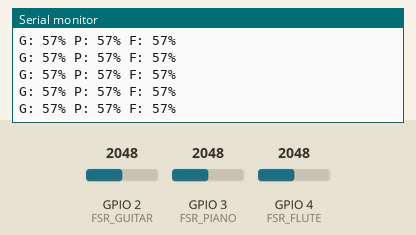
Simulated run of this program. Board: Seeed XIAO ESP32-C3. Shown: the last lines printed to the serial monitor. Inputs (shaded band) come from the test bench; at power-on: GPIO 2 (FSR_GUITAR) = 2048, GPIO 3 (FSR_PIANO) = 2048, GPIO 4 (FSR_FLUTE) = 2048 (analog values on the 0–4095 scale). Nothing arrives over Bluetooth unless stated; a phone connects over Bluetooth LE 3 s after start.

Above: at 3.2 s.
3.3 s: GPIO 2 (FSR_GUITAR) set to 3465
At 3.32 s:
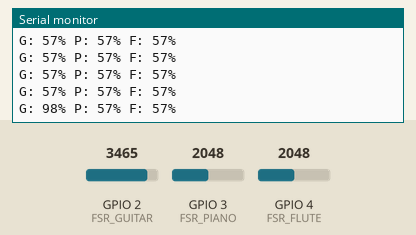
6.3 s: GPIO 2 (FSR_GUITAR) set to 3546
At 6.33 s:
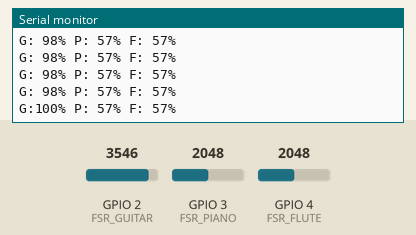
8.2 s: GPIO 3 (FSR_PIANO) set to 3441
At 8.23 s:
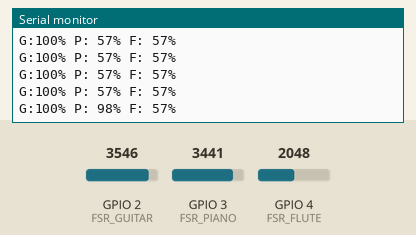
9.7 s: GPIO 3 (FSR_PIANO) set to 3558
At 9.73 s:
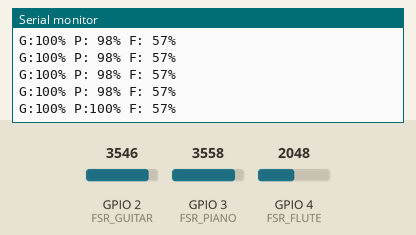
11.6 s: GPIO 4 (FSR_FLUTE) set to 3442
At 11.63 s:
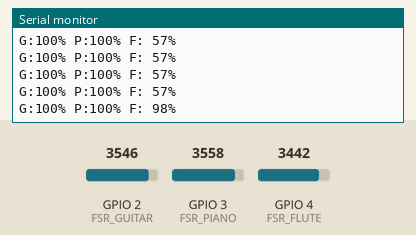
13.1 s: GPIO 4 (FSR_FLUTE) set to 3546
At 13.13 s:
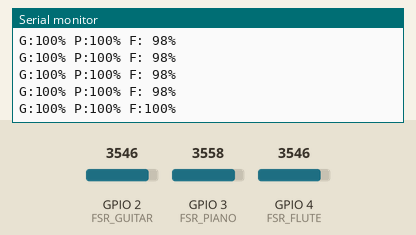

Measured:
- the behaviour switches between 3499 and 3500 on GPIO 2 (FSR_GUITAR) (found by bisection; images 1 and 2)
- the behaviour switches between 3499 and 3500 on GPIO 3 (FSR_PIANO) (found by bisection; images 3 and 4)
- the behaviour switches between 3499 and 3500 on GPIO 4 (FSR_FLUTE) (found by bisection; images 5 and 6)
- after the input at 3.3 s, the serial monitor: prints a new line at once (image 1)
- after the input at 6.3 s, the serial monitor: prints a new line at once (image 2)
- after the input at 8.2 s, the serial monitor: prints a new line at once (image 3)
- after the input at 9.7 s, the serial monitor: prints a new line at once (image 4)
- after the input at 11.6 s, the serial monitor: prints a new line at once (image 5)
- after the input at 13.1 s, the serial monitor: prints a new line at once (image 6)

The program:

main.cpp
```cpp
/*
 * ============================================
 *   BLE Sender — 3x FSR 压力控制器
 *   Board: XIAO ESP32-C3
 * ============================================
 *
 * FSR 接线 (每个 FSR + 10kΩ 下拉电阻):
 *   FSR1 → D0 (GPIO2)  — Guitar
 *   FSR2 → D1 (GPIO3)  — Piano
 *   FSR3 → D2 (GPIO4)  — Flute
 */

#include <Arduino.h>
#include <NimBLEDevice.h>

#define FSR_GUITAR  D0
#define FSR_PIANO   D1
#define FSR_FLUTE   D2

#define SERVICE_UUID   "12345678-1234-1234-1234-123456789abc"
#define CHAR_FSR_UUID  "abcd1234-5678-9012-3456-789abcdef012"

#define SMOOTH_SAMPLES  8
#define SEND_INTERVAL   50

NimBLEServer         *pServer  = nullptr;
NimBLECharacteristic *pCharFSR = nullptr;
bool deviceConnected = false;

// ── BLE 连接/断开回调 (兼容 NimBLE 1.x 和 2.x) ──
class ServerCallbacks : public NimBLEServerCallbacks {
  // NimBLE 1.x 签名
  void onConnect(NimBLEServer* s) {
    deviceConnected = true;
    Serial.println(">> Client Connected!");
  }
  void onDisconnect(NimBLEServer* s) {
    deviceConnected = false;
    Serial.println(">> Disconnected, restarting adv...");
    NimBLEDevice::startAdvertising();
  }
};

uint16_t readFSR_smooth(int pin) {
  uint32_t sum = 0;
  for (int i = 0; i < SMOOTH_SAMPLES; i++) sum += analogRead(pin);
  return (uint16_t)(sum / SMOOTH_SAMPLES);
}

uint8_t mapPressure(uint16_t raw) {
  if (raw < 50) return 0;
  int val = map(raw, 50, 3500, 0, 100);
  return (uint8_t)constrain(val, 0, 100);
}

void setup() {
  delay(2000);
  Serial.begin(115200);
  Serial.println("\n=== FSR BLE Sender ===");

  analogReadResolution(12);
  pinMode(FSR_GUITAR, INPUT);
  pinMode(FSR_PIANO,  INPUT);
  pinMode(FSR_FLUTE,  INPUT);

  NimBLEDevice::init("FSR_MusicCtrl");

  pServer = NimBLEDevice::createServer();
  pServer->setCallbacks(new ServerCallbacks());

  NimBLEService *pService = pServer->createService(SERVICE_UUID);
  pCharFSR = pService->createCharacteristic(
    CHAR_FSR_UUID,
    NIMBLE_PROPERTY::READ | NIMBLE_PROPERTY::NOTIFY
  );
  pService->start();

  NimBLEAdvertising *pAdv = NimBLEDevice::getAdvertising();
  pAdv->addServiceUUID(SERVICE_UUID);
  pAdv->setScanResponse(true);
  pAdv->start();

  Serial.println("Advertising... waiting for connection");
}

void loop() {
  static unsigned long lastSend = 0;
  if (millis() - lastSend < SEND_INTERVAL) return;
  lastSend = millis();

  uint8_t pctG = mapPressure(readFSR_smooth(FSR_GUITAR));
  uint8_t pctP = mapPressure(readFSR_smooth(FSR_PIANO));
  uint8_t pctF = mapPressure(readFSR_smooth(FSR_FLUTE));

  Serial.printf("G:%3d%% P:%3d%% F:%3d%%\n", pctG, pctP, pctF);

  if (deviceConnected) {
    uint8_t data[3] = { pctG, pctP, pctF };
    pCharFSR->setValue(data, 3);
    pCharFSR->notify();
  }
}
```
